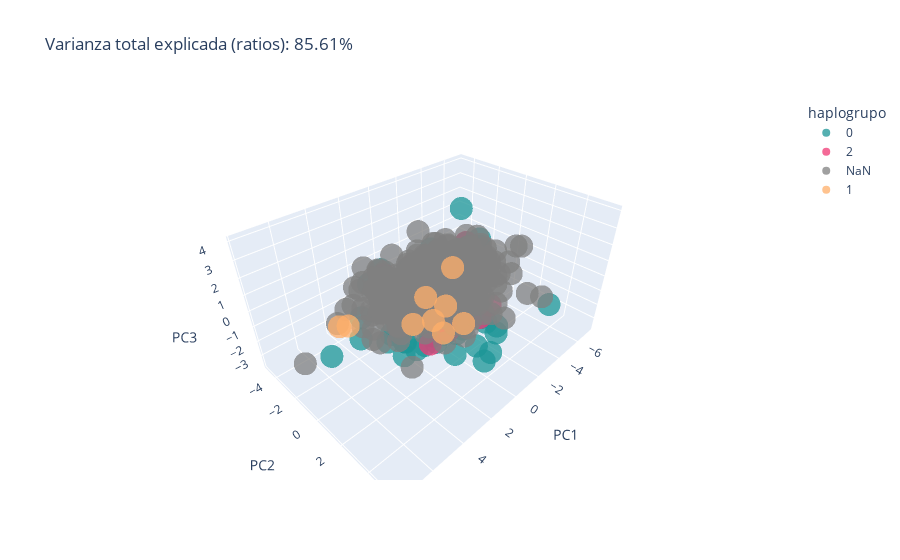

This figure's notebook cell:
### Code cell
# pca plot 2D y 3D para ratios
pca_plot_2D(df_pca_2_hg, loadings_2, 'ratios')
pca_plot_3D(pca_2, df_pca_2_hg, 'ratios')
